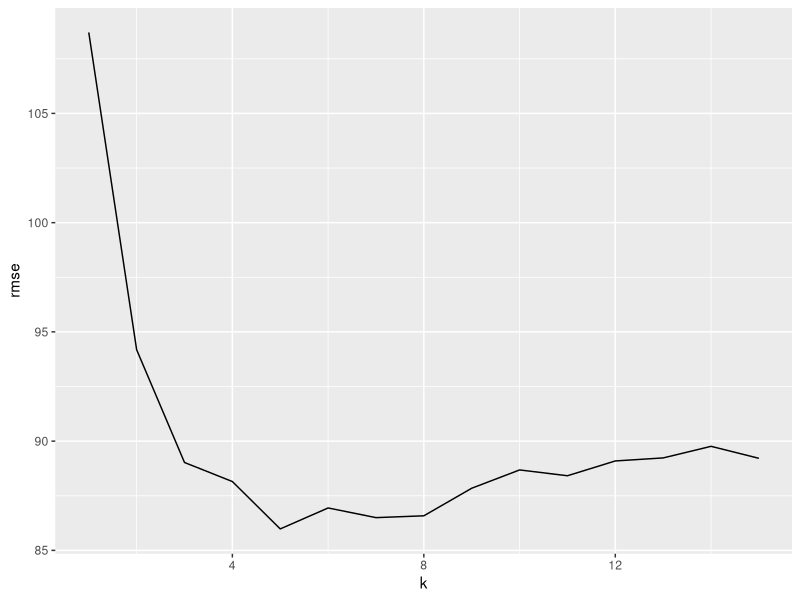
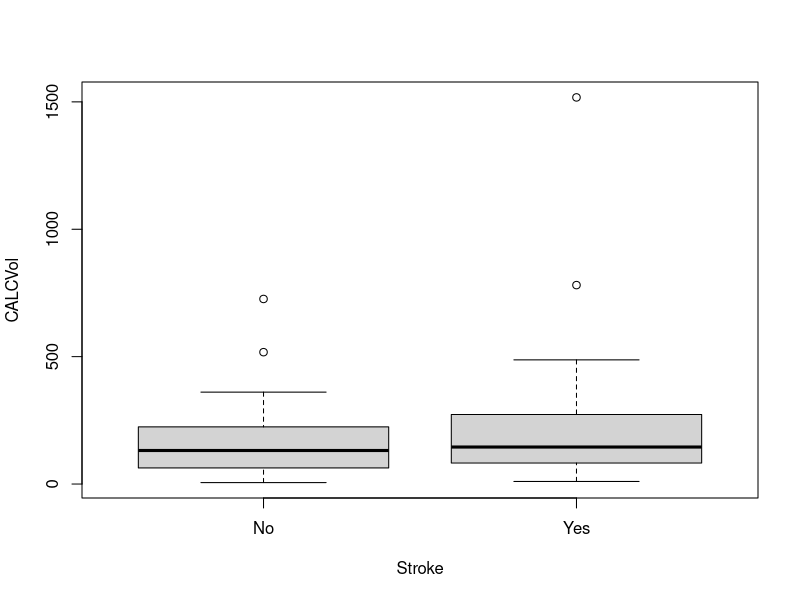
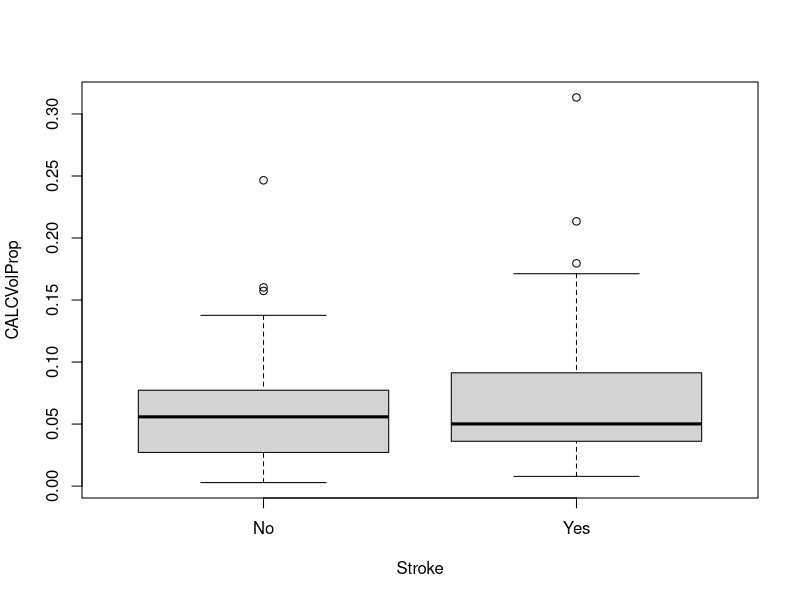
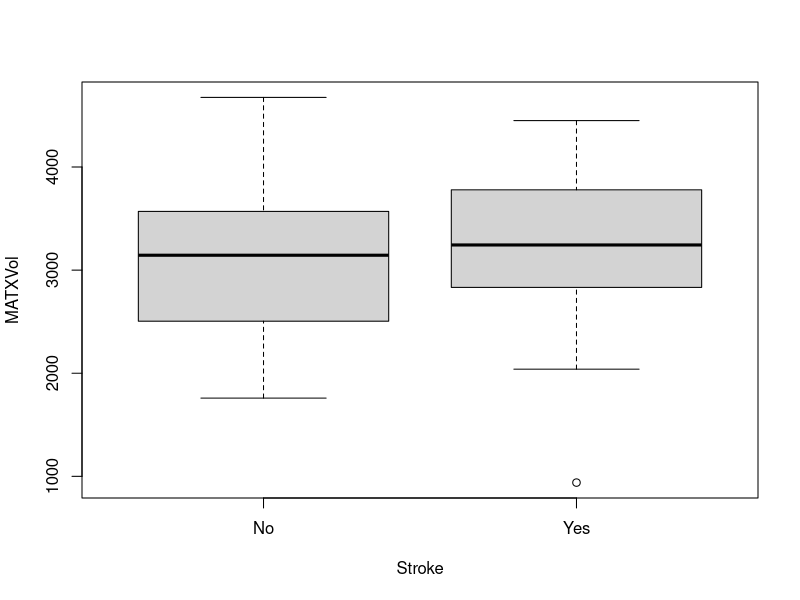
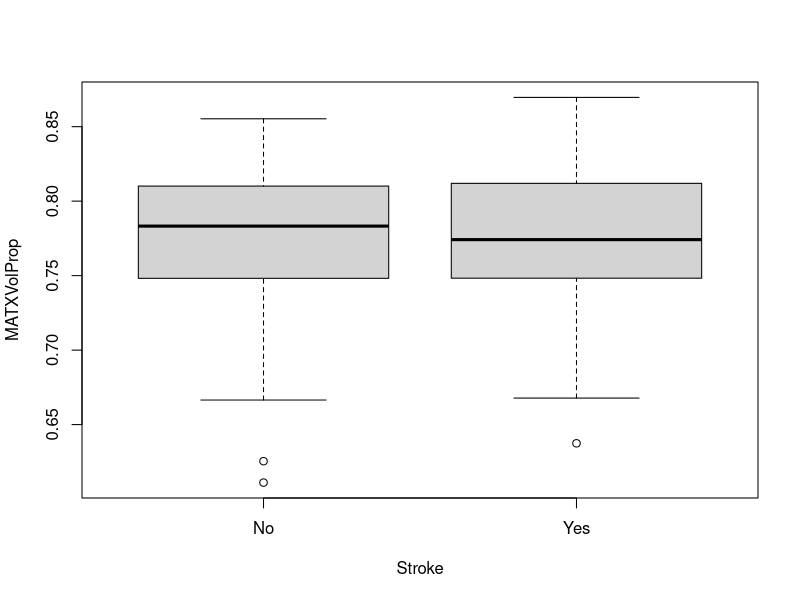
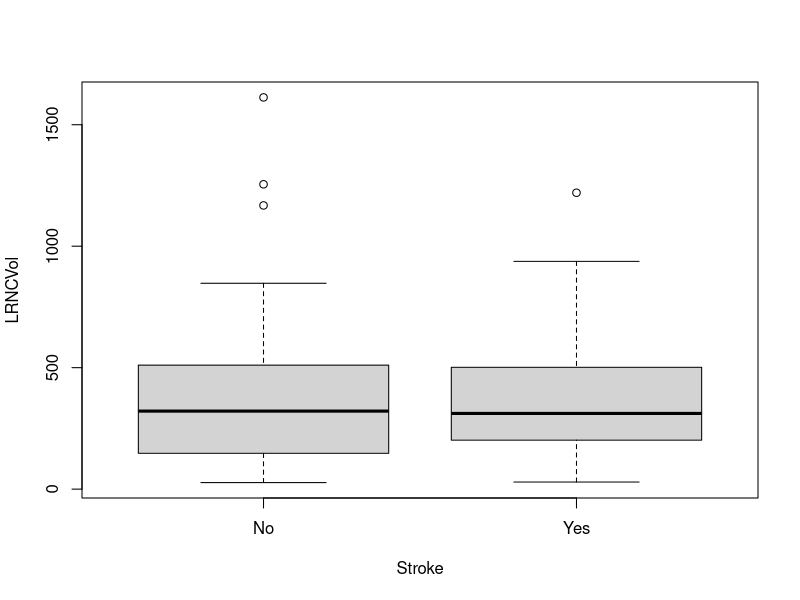
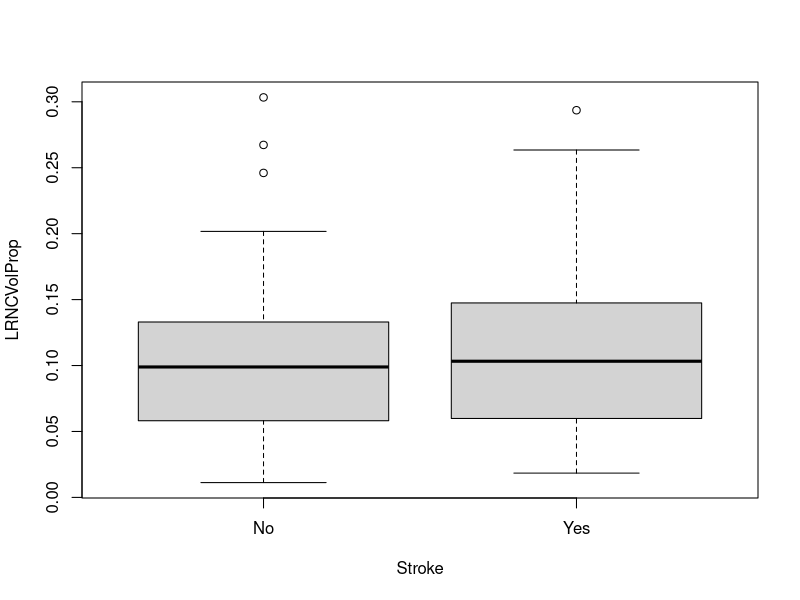
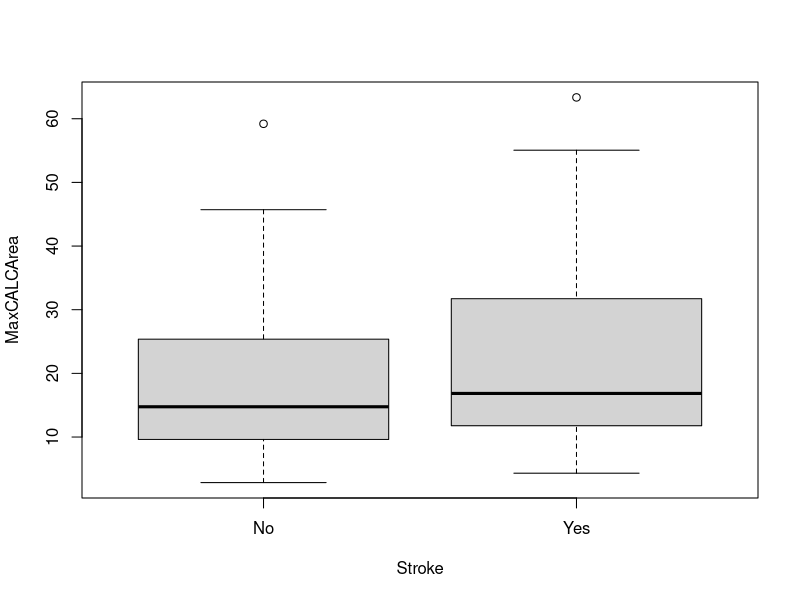

These figures' R source, in order:
## ---- chunk 1
knitr::opts_chunk$set(echo = TRUE)
## ---- chunk 2
brain <- read.table("brain.txt", header = TRUE)
set.seed(2018)
n <- nrow(brain)
trainset <- sample(1:n, floor(0.7*n))
brain_train <- brain[trainset,]
brain_val <- brain[-trainset,]
## ---- chunk 3
rmse <- function(obs,pred){
  sqrt(mean((obs-pred)^2))
}
## ---- chunk 4
library(FNN)
rmse <- data.frame(1:15,0,0)
colnames(rmse) <- c("k","rmse","R2")
for (i in 1:15){
  fit_nNN <- knn.reg(train = brain_train[,-4, drop = FALSE], test = brain_val[,-4, drop = FALSE], y = brain_train$Brain.weight, k = i)
  RSS = sum((brain_val$Brain.weight-fit_nNN$pred)^2)
  TSS = sum((brain_val$Brain.weight-mean(brain_val$Brain.weight))^2)
  R2 = 1-RSS/TSS
  rmse[i,] <- data.frame( i, sqrt(mean((brain_val$Brain.weight - fit_nNN$pred)^2)), R2)
}
## ---- chunk 5
library(ggplot2)
ggplot(data = rmse)+
  geom_line(mapping = aes(x = k, y = rmse))+
  labs(x = "k", y ="rmse")
## ---- chunk 6
which.min(rmse$rmse)
## ---- chunk 7
stroke <- read.csv("stroke.csv")
stroke$Stroke <- factor(stroke$Stroke, levels=c('N','Y'), labels=c("No", "Yes"))
stroke$NASCET <- factor(stroke$NASCET, levels=0:1, labels=c("No", "Yes"))
stroke$sex <- factor(stroke$sex, levels=0:1, labels=c("Female", "Male"))
stroke$SmokingHistory <- factor(stroke$SmokingHistory, levels=0:1, labels=c("No", "Yes"))
stroke$AtrialFibrillation <- factor(stroke$AtrialFibrillation, levels=0:1, labels=c("No", "Yes"))
stroke$CoronaryArteryDisease <- factor(stroke$CoronaryArteryDisease, levels=0:1, labels=c("No", "Yes"))
## ---- chunk 8
n <- nrow(stroke)
positives <- (1:n)[stroke$Stroke=='Yes']
negatives <- (1:n)[stroke$Stroke=='No']

set.seed(2022)
positives_train <- sample(positives, floor(0.7*length(positives)))
positives_val <- setdiff(positives, positives_train)

negatives_train <- sample(negatives, floor(0.7*length(negatives)))
negatives_val <- setdiff(negatives, negatives_train)

stroke_train <- stroke[c(positives_train, negatives_train), ]
stroke_val <- stroke[c(positives_val, negatives_val), ]

ntrain <- nrow(stroke_train); nval <- nrow(stroke_val)

table(stroke_train$Stroke)
table(stroke_val$Stroke)
## ---- chunk 9
boxplot(CALCVol~Stroke, data = stroke_train)
boxplot(CALCVolProp~Stroke, data = stroke_train)
boxplot(MATXVol~Stroke, data = stroke_train)
boxplot(MATXVolProp~Stroke, data = stroke_train)
boxplot(LRNCVol~Stroke, data = stroke_train)
boxplot(LRNCVolProp~Stroke, data = stroke_train)
boxplot(MaxCALCArea~Stroke, data = stroke_train)
boxplot(MaxCALCAreaProp~Stroke, data = stroke_train)
boxplot(MaxDilationByArea~Stroke, data = stroke_train)
boxplot(MaxMATXArea~Stroke, data = stroke_train)
boxplot(MaxMATXAreaProp~Stroke, data = stroke_train)
boxplot(MaxLRNCArea~Stroke, data = stroke_train)
boxplot(MaxMaxWallThickness~Stroke, data = stroke_train)
boxplot(MaxRemodelingRatio~Stroke, data = stroke_train)
boxplot(MaxStenosisByArea~Stroke, data = stroke_train)
boxplot(MaxWallArea~Stroke, data = stroke_train)
boxplot(WallVol~Stroke, data = stroke_train)
boxplot(MaxStenosisByDiameter~Stroke, data = stroke_train)
boxplot(age~Stroke, data = stroke_train)
## ---- chunk 10
mosaicplot(Stroke~sex, data = stroke_train)
mosaicplot(Stroke~SmokingHistory, data = stroke_train)
mosaicplot(Stroke~AtrialFibrillation, data = stroke_train)
mosaicplot(Stroke~CoronaryArteryDisease, data = stroke_train)
mosaicplot(Stroke~DiabetesHistory, data = stroke_train)
mosaicplot(Stroke~HypercholesterolemiaHistory, data = stroke_train)
mosaicplot(Stroke~HypertensionHistory, data = stroke_train)
## ---- chunk 11
library(MASS) 
# i
stroke_lda1 <- lda(Stroke ~ age + sex + SmokingHistory , data=stroke_train)
stroke_lda1
## ---- chunk 12
# ii
stroke_lda2 <- lda(Stroke ~ age + sex + SmokingHistory + AtrialFibrillation + CoronaryArteryDisease + DiabetesHistory + HypercholesterolemiaHistory + HypertensionHistory, data=stroke_train)
stroke_lda2
## ---- chunk 13
# iii
stroke_lda3 <- lda(Stroke ~ age + sex + SmokingHistory + AtrialFibrillation + CoronaryArteryDisease + DiabetesHistory + HypercholesterolemiaHistory + HypertensionHistory + MaxMaxWallThickness, data=stroke_train)
stroke_lda3
## ---- chunk 14
# iiii
stroke_lda4 <- lda(Stroke ~ age + sex + SmokingHistory + AtrialFibrillation + CoronaryArteryDisease + DiabetesHistory + HypercholesterolemiaHistory + HypertensionHistory + MaxMaxWallThickness + MaxStenosisByArea + MATXVol, data=stroke_train)
stroke_lda4
## ---- chunk 15
classificationError <- function(confMatrix){
  error <- round((confMatrix[1,2] + confMatrix[2,1])/(confMatrix[1,2] + confMatrix[2,1]+confMatrix[1,1] + confMatrix[2,2]),2)

  spec <- round(confMatrix[1,1]/(confMatrix[1,2]+confMatrix[1,1]),2)
  sens <- round(confMatrix[2,2]/(confMatrix[2,1]+confMatrix[2,2]),2)
  c(error=error, sensitiviry=sens, specificity=spec)
}
## ---- chunk 16
# model1
pred_train1 <- predict(stroke_lda1, newdata=stroke_train)
confMatrix1_train <- table(true=stroke_train$Stroke, predicted=pred_train1$class)
error_train1 <- classificationError(confMatrix1_train)
pred_val1 <- predict(stroke_lda1, newdata=stroke_val)
confMatrix1_val <- table(true=stroke_val$Stroke, predicted=pred_val1$class)
error_val1 <- classificationError(confMatrix1_val)
error_train1
error_val1
## ---- chunk 17
# model2
pred_train2 <- predict(stroke_lda2, newdata=stroke_train)
confMatrix2_train <- table(true=stroke_train$Stroke, predicted=pred_train2$class)
error_train2 <- classificationError(confMatrix2_train)
pred_val2 <- predict(stroke_lda2, newdata=stroke_val)
confMatrix2_val <- table(true=stroke_val$Stroke, predicted=pred_val2$class)
error_val2 <- classificationError(confMatrix2_val)
error_train2
error_val2
## ---- chunk 18
# model3
pred_train3 <- predict(stroke_lda3, newdata=stroke_train)
confMatrix3_train <- table(true=stroke_train$Stroke, predicted=pred_train3$class)
error_train3 <- classificationError(confMatrix3_train)
pred_val3 <- predict(stroke_lda3, newdata=stroke_val)
confMatrix3_val <- table(true=stroke_val$Stroke, predicted=pred_val3$class)
error_val3 <- classificationError(confMatrix3_val)
error_train3
error_val3
## ---- chunk 19
# model4
pred_train4 <- predict(stroke_lda4, newdata=stroke_train)
confMatrix4_train <- table(true=stroke_train$Stroke, predicted=pred_train4$class)
error_train4 <- classificationError(confMatrix4_train)
pred_val4 <- predict(stroke_lda4, newdata=stroke_val)
confMatrix4_val <- table(true=stroke_val$Stroke, predicted=pred_val4$class)
error_val4 <- classificationError(confMatrix4_val)
error_train4
error_val4
## ---- chunk 20
error_train <- c(error_train1[1], error_train2[1], error_train3[1],error_train4[1])
error_val <- c(error_val1[1], error_val2[1], error_val3[1],error_val4[1])
complexity <- c(1,2,3,4)
error <- data.frame(error_train, error_val, complexity)
error
## ---- chunk 21
library(ggplot2)
ggplot(data = error) +
  geom_line(mapping = aes(x = complexity, y = error_train, color = "error_train")) +
  geom_line(mapping = aes(x = complexity, y = error_val, color = "error_val")) +
  labs(x = "classifier complexity", y = "misclassification error")
